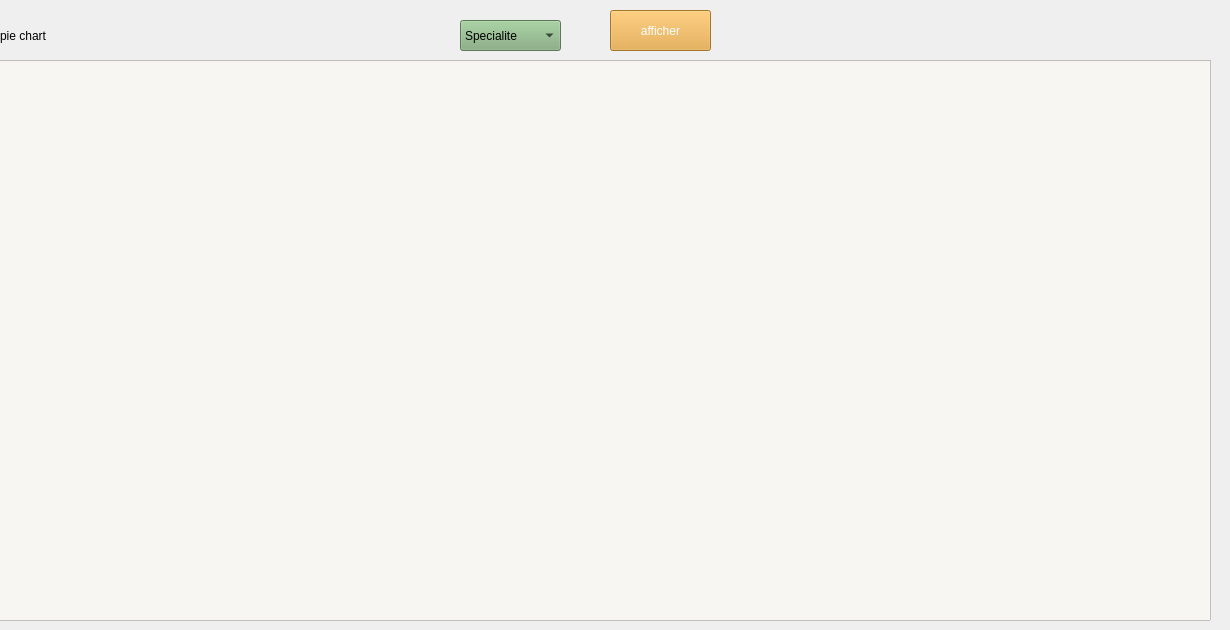
      <widget class="QWidget" name="tab_6">
       <attribute name="title">
        <string>Tab 1</string>
       </attribute>
       <widget class="QComboBox" name="comboBox_critere_pie_f">
        <property name="geometry">
         <rect>
          <x>460</x>
          <y>20</y>
          <width>101</width>
          <height>31</height>
         </rect>
        </property>
        <property name="styleSheet">
         <string notr="true">background-color: rgb(127, 170, 121);</string>
        </property>
        <item>
         <property name="text">
          <string>Specialite</string>
         </property>
        </item>
       </widget>
       <widget class="QPushButton" name="afficher_pie_f">
        <property name="geometry">
         <rect>
          <x>610</x>
          <y>10</y>
          <width>101</width>
          <height>41</height>
         </rect>
        </property>
        <property name="styleSheet">
         <string notr="true">QPushButton {
    background-color: #E6A537;
	color: rgb(255, 255, 255);
}

QPushButton:hover {
    background-color: rgb(127, 170, 121);
	color:  #E6A537;
	border-color: rgb(255, 170, 0);
}</string>
        </property>
        <property name="text">
         <string>afficher</string>
        </property>
       </widget>
       <widget class="QLabel" name="label_28">
        <property name="geometry">
         <rect>
          <x>0</x>
          <y>20</y>
          <width>261</width>
          <height>31</height>
         </rect>
        </property>
        <property name="text">
         <string>pie chart</string>
        </property>
       </widget>
       <widget class="QGraphicsView" name="graphicsView_pie_4">
        <property name="geometry">
         <rect>
          <x>-10</x>
          <y>60</y>
          <width>1221</width>
          <height>561</height>
         </rect>
        </property>
        <property name="styleSheet">
         <string notr="true">background-color: rgb(247, 246, 242);</string>
        </property>
       </widget>
       <widget class="QPushButton" name="fonctionalite_btn_4">
        <property name="geometry">
         <rect>
          <x>980</x>
          <y>-70</y>
          <width>161</width>
          <height>31</height>
         </rect>
        </property>
        <property name="font">
         <font>
          <pointsize>10</pointsize>
          <bold>true</bold>
         </font>
        </property>
        <property name="styleSheet">
         <string notr="true">QPushButton {
    background-color: #E6A537;
	color: rgb(255, 255, 255);
}

QPushButton:hover {
    background-color: rgb(127, 170, 121);
	color:  #E6A537;
	border-color: rgb(255, 170, 0);
}</string>
        </property>
        <property name="text">
         <string>Fonctionalités</string>
        </property>
       </widget>
      </widget>
